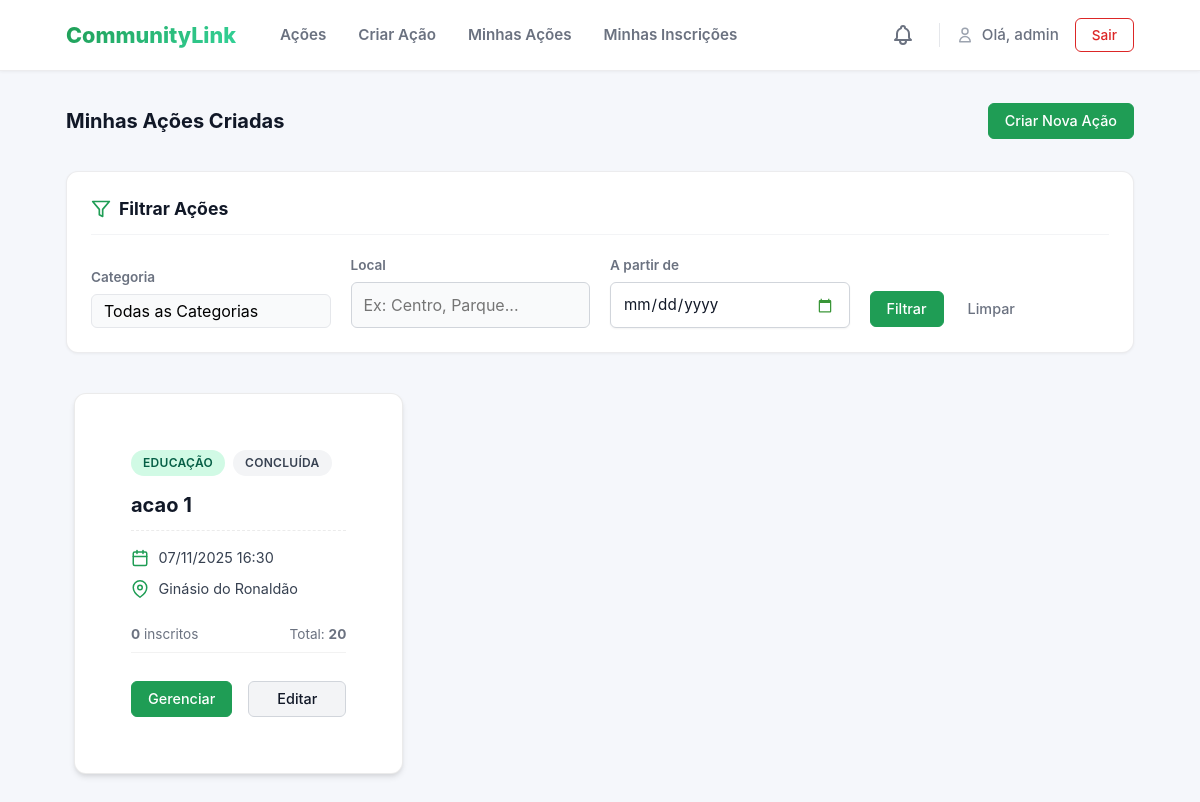
/acoes/minhas-acoes/ (signed in), run on an earlier commit of the app's database.
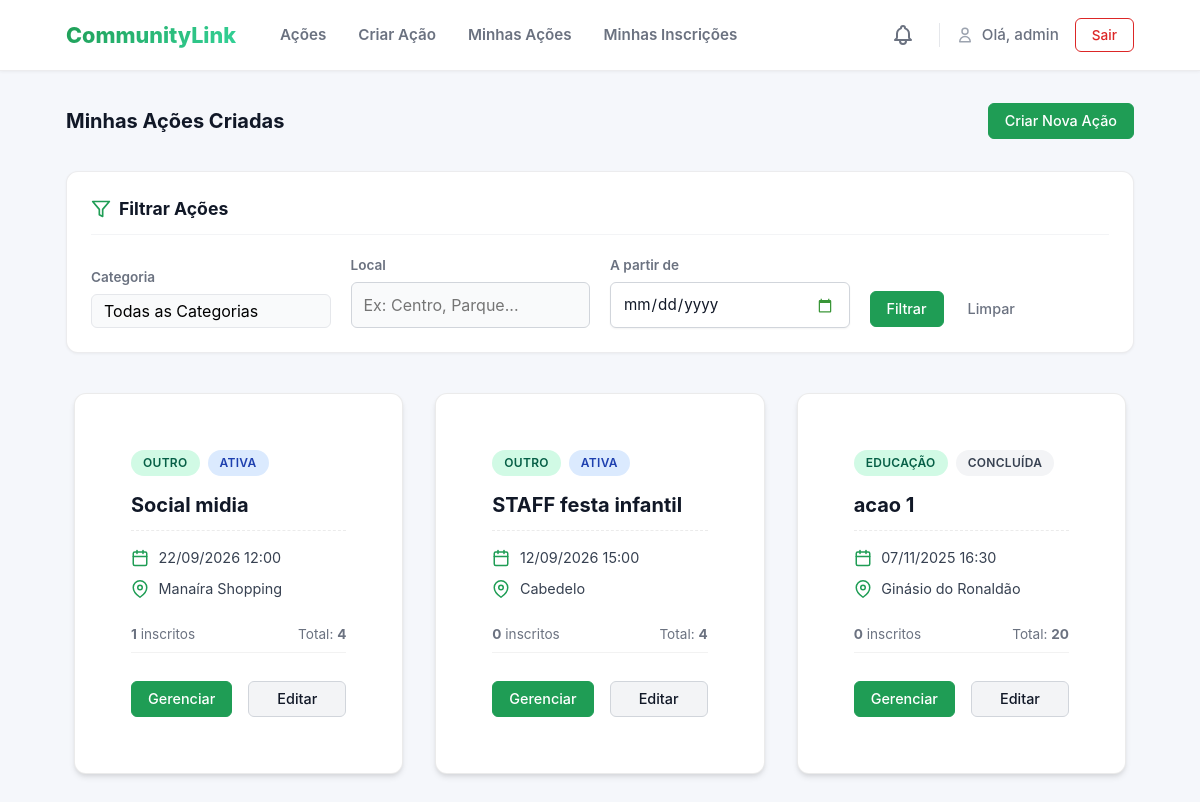
And on a later commit of the database.
### acoes/models.py (models this page shows, shortened)
class Acao(models.Model):
    titulo = models.CharField(max_length=200)
    descricao = models.TextField()
    data = models.DateTimeField() # Armazena data e hora
    local = models.CharField(max_length=255)
    numero_vagas = models.PositiveIntegerField(
        validators=[validators.MinValueValidator(1)]
    )
    CATEGORIA_CHOICES = [
        ('SAUDE', 'Saúde'),
        ('EDUCACAO', 'Educação'),
        ('MEIO_AMBIENTE', 'Meio Ambiente'),
        ('ANIMAIS', 'Animais'),
        ('OUTRO', 'Outro'),
    ]
    categoria = models.CharField(max_length=50, choices=CATEGORIA_CHOICES, default='OUTRO')
    organizador = models.ForeignKey(
        User,
        on_delete=models.CASCADE,
        related_name='acoes_criadas' # Assim, podemos fazer: user.acoes_criadas.all()
    )
    voluntarios = models.ManyToManyField(
        User,
        through='Inscricao',         # O nome do modelo intermediário
        related_name='acoes_inscritas', # Assim, podemos fazer: user.acoes_inscritas.all()
        blank=True                   # A ação pode começar sem nenhum voluntário
    )
    notas_organizador = models.TextField(blank=True, null=True, help_text="Notas privadas do organizador sobre a execução da ação.")
    @property
    def ja_aconteceu(self):
        return self.data < timezone.now()
    @property
    def vagas_preenchidas(self):
        return self.inscricao_set.filter(status='ACEITO').count()
    @property
    def esta_cheia(self):
        return self.vagas_preenchidas >= self.numero_vagas
    def get_absolute_url(self):
        return reverse('acoes:acao_detail', kwargs={'pk': self.pk})

### acoes/views.py (the view)
# urls.py: path('minhas-acoes/', views.minhas_acoes, name='minhas_acoes'),
@login_required
def minhas_acoes(request):
    acoes_list = Acao.objects.filter(organizador=request.user)
    acoes_list = filtrar_acoes_queryset(request, acoes_list)
    acoes_list = acoes_list.order_by('-data')
    page_obj = paginar_queryset(request, acoes_list)
    context = {
        'acoes': page_obj,
        'categorias_choices': Acao.CATEGORIA_CHOICES, # Passa as opções
        'filter_values': request.GET, # Passa os valores
        'page_param': 'page'
    }
    return render(request, 'acoes/minhas_acoes.html', context)

### acoes/context_processors.py (called while the page is built)
def auth_groups_processor(request):
    is_organizador = False
    is_voluntario = False
    unread_notification_count = 0 # Valor padrão
    if request.user.is_authenticated:
        is_organizador = request.user.groups.filter(name='Organizadores').exists()
        is_voluntario = request.user.groups.filter(name='Voluntarios').exists()
        unread_notification_count = Notificacao.objects.filter(
            destinatario=request.user,
            lida=False
        ).count()
    return {
        'is_organizador': is_organizador,
        'is_voluntario': is_voluntario,
        'unread_notification_count': unread_notification_count
    }

### acoes/views.py (called while the page is built)
def paginar_queryset(request, queryset, itens_por_pagina=5, param_name='page'):
    paginator = Paginator(queryset, itens_por_pagina)
    page_number = request.GET.get(param_name)
    page_obj = paginator.get_page(page_number)
    return page_obj

def filtrar_acoes_queryset(request, queryset):
    categoria_filter = request.GET.get('categoria')
    local_filter = request.GET.get('local')
    data_inicio_filter = request.GET.get('data_inicio')
    prefix = 'acao__' if queryset.model == Inscricao else ''
    if categoria_filter:
        queryset = queryset.filter(**{f'{prefix}categoria': categoria_filter})
    if local_filter:
        queryset = queryset.filter(**{f'{prefix}local__icontains': local_filter})
    if data_inicio_filter:
        try:
            data_filtro = datetime.datetime.strptime(data_inicio_filter, '%Y-%m-%d').date()
            queryset = queryset.filter(**{f'{prefix}data__gte': data_filtro})
        except ValueError:
            pass # Ignora data inválida
    return queryset

### acoes/templates/acoes/minhas_acoes.html (shortened to what this page needs)
{% extends 'acoes/base.html' %}
{% load static %}
{% block extra_css %}
    <link rel="stylesheet" href="{% static 'css/acoes.css' %}">
{% endblock %}
{% block content %}
    <div class="page-header">
        <h1 class="action-title m-0">Minhas Ações Criadas</h1>
        <a href="{% url 'acoes:acao_create' %}" class="btn btn-primary">
            Criar Nova Ação
        </a>
    </div>
    <div class="section-spacer">
        {% include 'acoes/_filter_form.html' %}
    </div>
    {% if not acoes %}
        <div class="empty-state">
            <p>Você ainda não criou nenhuma ação.</p>
            <a href="{% url 'acoes:acao_create' %}" class="btn btn-primary">
                Criar sua primeira ação &rarr;
            </a>
        </div>
    {% else %}
        <div class="action-grid">
            {% for acao in acoes %}
                <article class="action-card">
                    <div class="action-body">
                        <div class="action-tags">
                            <span class="badge badge-category">{{ acao.get_categoria_display }}</span>
                            {% if acao.esta_cheia %}
                                <span class="badge badge-danger">Lotada</span>
                            {% elif acao.ja_aconteceu %}
                                <span class="badge badge-neutral">Concluída</span>
                            {% else %}
                                <span class="badge badge-info">Ativa</span>
                            {% endif %}
                        </div>
                        <h3 class="action-title">
                            <a href="{{ acao.get_absolute_url }}">{{ acao.titulo }}</a>
                        </h3>
                        <div class="action-meta">
                            <div class="meta-item">
                                <span>{{ acao.data|date:"d/m/Y H:i" }}</span>
                            </div>
                            <div class="meta-item">
                                <svg width="18" height="18" xmlns="http://www.w3.org/2000/svg" viewBox="0 0 24 24" fill="none" stroke="currentColor" stroke-width="2" stroke-linecap="round" stroke-linejoin="round"><path d="M21 10c0 7-9 13-9 13s-9-6-9-13a9 9 0 0 1 18 0z"></path><circle cx="12" cy="10" r="3"></circle></svg>
                                <span>{{ acao.local|truncatechars:20 }}</span>
                            </div>
                        </div>
                        <div class="action-footer">
                            <div class="footer-stats">
                                <span><strong>{{ acao.vagas_preenchidas }}</strong> inscritos</span>
                                <span>Total: <strong>{{ acao.numero_vagas }}</strong></span>
                            </div>
                            <div class="footer-actions">
                                <a href="{% url 'acoes:acao_manage' acao.pk %}" class="btn btn-primary w-full">
                                    Gerenciar
                                </a>
                                <a href="{% url 'acoes:acao_update' acao.pk %}" class="btn btn-muted w-full">
                                    Editar
                                </a>
                            </div>
                        </div>
                    </div>
                </article>
            {% endfor %}
        </div>
    {% endif %}
{% endblock %}

### acoes/templates/acoes/base.html (shortened to what this page needs)
<!DOCTYPE html>
{% load static %}
<html lang="pt-br">
<head>
    <link rel="stylesheet" href="{% static 'css/style.css' %}">
    {% block extra_css %}{% endblock %}
</head>
<body>
    <nav class="site-nav">
        <div class="container">
            <div class="nav-row">
                <div class="nav-left">
                    <a href="{% url 'acoes:acao_list' %}" class="brand">
                        <span class="brand-text">CommunityLink</span>
                    </a>
                    <div class="nav-links">
                        <a href="{% url 'acoes:acao_list' %}" class="nav-item">Ações</a>
                        {% if user.is_authenticated %}
                            {% if is_organizador or user.is_superuser %}
                                <a href="{% url 'acoes:acao_create' %}" class="nav-item">Criar Ação</a>
                                <a href="{% url 'acoes:minhas_acoes' %}" class="nav-item">Minhas Ações</a>
                            {% endif %}
                            <a href="{% url 'acoes:minhas_inscricoes' %}" class="nav-item">Minhas Inscrições</a>
                        {% endif %}
                    </div>
                </div>
                <div class="nav-right">
                    {% if user.is_authenticated %}
                        <a href="{% url 'acoes:notificacoes_list' %}" class="nav-icon-link" title="Notificações">
                        </a>
                        <div class="nav-user-area">
                            <a href="{% url 'acoes:perfil' %}" class="nav-user-link">
                                <svg xmlns="http://www.w3.org/2000/svg" class="nav-svg-sm" fill="none" viewBox="0 0 24 24" stroke="currentColor">
                                    <path stroke-linecap="round" stroke-linejoin="round" stroke-width="2" d="M16 7a4 4 0 11-8 0 4 4 0 018 0zM12 14a7 7 0 00-7 7h14a7 7 0 00-7-7z" />
                                </svg>
                                <span class="user-greeting">Olá, {{ request.user.username }}</span>
                            </a>
                            <form method="post" action="{% url 'acoes:logout' %}" class="logout-form">
                                <button type="submit" class="btn btn-sm btn-danger-outline">
                                    Sair
                                </button>
                            </form>
                        </div>
                    {% else %}
                        <div class="nav-auth-links">
                            <a href="{% url 'acoes:signin' %}" class="btn btn-sm btn-text">Entrar</a>
                            <a href="{% url 'acoes:signup' %}" class="btn btn-sm btn-primary">Cadastrar</a>
                        </div>
                    {% endif %}
                </div>
            </div>
        </div>
    </nav>
    <main class="main-container container">
        {% block content %}
        {% endblock %}
    </main>
</body>
</html>

### acoes/templates/acoes/_filter_form.html (shortened to what this page needs)
<div class="filter-card">
    <div class="filter-header">
        <svg xmlns="http://www.w3.org/2000/svg" width="20" height="20" viewBox="0 0 24 24" fill="none" stroke="currentColor" stroke-width="2" stroke-linecap="round" stroke-linejoin="round" class="filter-icon">
            <polygon points="22 3 2 3 10 12.46 10 19 14 21 14 12.46 22 3"></polygon>
        </svg>
        <h2 class="filter-title">Filtrar Ações</h2>
    </div>
    <form method="GET" action="">
        <div class="filter-grid">
            <div class="filter-group">
                <label for="categoria">Categoria</label>
                <div class="select-wrapper">
                </div>
            </div>
            <div class="filter-group">
                <label for="local">Local</label>
                <input type="text" name="local" id="local"
                       value="{{ filter_values.local|default:'' }}"
                       placeholder="Ex: Centro, Parque...">
            </div>
            <div class="filter-group">
                <label for="data_inicio">A partir de</label>
                <input type="date" name="data_inicio" id="data_inicio"
                       value="{{ filter_values.data_inicio|default:'' }}"
                       class="custom-date-input">
            </div>
            <div class="filter-actions">
                <button type="submit" class="btn btn-primary">
                    Filtrar
                </button>
                <a href="{{ request.path }}" class="btn btn-text">
                    Limpar
                </a>
            </div>
        </div>
    </form>
</div>

### static/css/acoes.css (style rules this page uses)
:root { --accent: #1f9d55; --accent-600: #15803d; --text-main: #111827; --muted: #6b7280; --danger: #dc2626; --bg-gray: #f3f4f6; --bg-white: #ffffff; }
.btn { display: inline-flex; align-items: center; justify-content: center; padding: 0.5rem 1rem; border-radius: 6px; text-decoration: none; font-weight: 500; font-size: 0.9rem; cursor: pointer; border: 1px solid transparent; transition: all 0.2s ease; line-height: 1.25; }
.btn-primary { background-color: var(--accent); color: white; border-color: var(--accent); }
.btn-muted { background-color: #f3f4f6; color: var(--text-main); border-color: #d1d5db; }
.badge { display: inline-block; padding: 0.25rem 0.75rem; border-radius: 9999px; font-size: 0.75rem; font-weight: 600; text-transform: uppercase; letter-spacing: 0.025em; white-space: nowrap; }
.badge-category { background-color: #d1fae5; color: #065f46; }
.badge-neutral { background-color: #f3f4f6; color: #374151; }
.badge-info { background-color: #dbeafe; color: #1e40af; }
.w-full { width: 100% !important; }
.page-header { display: flex; justify-content: space-between; align-items: center; flex-wrap: wrap; gap: 1rem; margin-bottom: 2rem; }
.section-spacer { margin-bottom: 2rem; }
.action-grid { display: grid; grid-template-columns: repeat(auto-fill, minmax(280px, 1fr)); gap: 2rem; width: 100%; margin-top: 1.5rem; padding: 0.5rem; padding-bottom: 2rem; align-items: stretch; }
.action-card { background-color: #ffffff; border: 1px solid rgba(0, 0, 0, 0.08); border-radius: 12px; overflow: hidden; display: flex; height: 100%; position: relative; box-shadow: 0 4px 6px -1px rgba(0, 0, 0, 0.1), 0 2px 4px -1px rgba(0, 0, 0, 0.06); transition: all 0.3s cubic-bezier(0.4, 0, 0.2, 1); z-index: 1; }
.action-body { padding: 1.5rem; display: flex; flex-direction: column; flex-grow: 1; background-color: #ffffff; margin: 2rem; }
.action-tags { display: flex; gap: 0.5rem; margin-bottom: 1rem; flex-wrap: wrap; }
.action-title { font-size: 1.25rem; font-weight: 700; color: var(--text-main); margin: 0 0 0.75rem 0; line-height: 1.3; }
.action-title a { color: inherit; text-decoration: none; transition: color 0.2s; }
.action-meta { display: flex; flex-direction: column; gap: 0.6rem; font-size: 0.9rem; color: #374151; margin-bottom: 1.5rem; padding-top: 1rem; border-top: 1px dashed rgba(0, 0, 0, 0.08); }
.meta-item { display: flex; align-items: center; gap: 0.6rem; }
.meta-item svg { width: 18px; height: 18px; color: var(--accent); flex-shrink: 0; }
.action-footer { margin-top: auto; display: flex; flex-direction: column; gap: 0.5rem; }
.footer-actions { display: flex; gap: 1rem; margin-top: 0.5rem; }
.footer-actions .btn { flex: 1; white-space: nowrap; }
.footer-stats { margin-bottom: 0.75rem; font-size: 0.85rem; color: var(--muted); display: flex; justify-content: space-between; border-bottom: 1px solid rgba(0,0,0,0.05); padding-bottom: 0.5rem; }
.btn-sm { padding: 0.4rem 0.8rem; font-size: 0.85rem; }
.btn-danger-outline { background-color: transparent; color: var(--danger); border: 1px solid var(--danger); padding: 0.5rem 1rem; border-radius: 6px; text-decoration: none; font-weight: 500; transition: all 0.2s; }
.btn-text { background: none; border: none; color: var(--muted); font-weight: 500; text-align: center; cursor: pointer; }

What changed in the data, as far as the page shows it:
added Acao: categoria "OUTRO", shows "ATIVA", titulo "Social midia", data "22/09/2026 12:00", local "Manaíra Shopping", vagas_preenchidas "1", numero_vagas "4"
added Acao: categoria "OUTRO", shows "ATIVA", titulo "STAFF festa infantil", data "12/09/2026 15:00", local "Cabedelo", vagas_preenchidas "0", numero_vagas "4"
